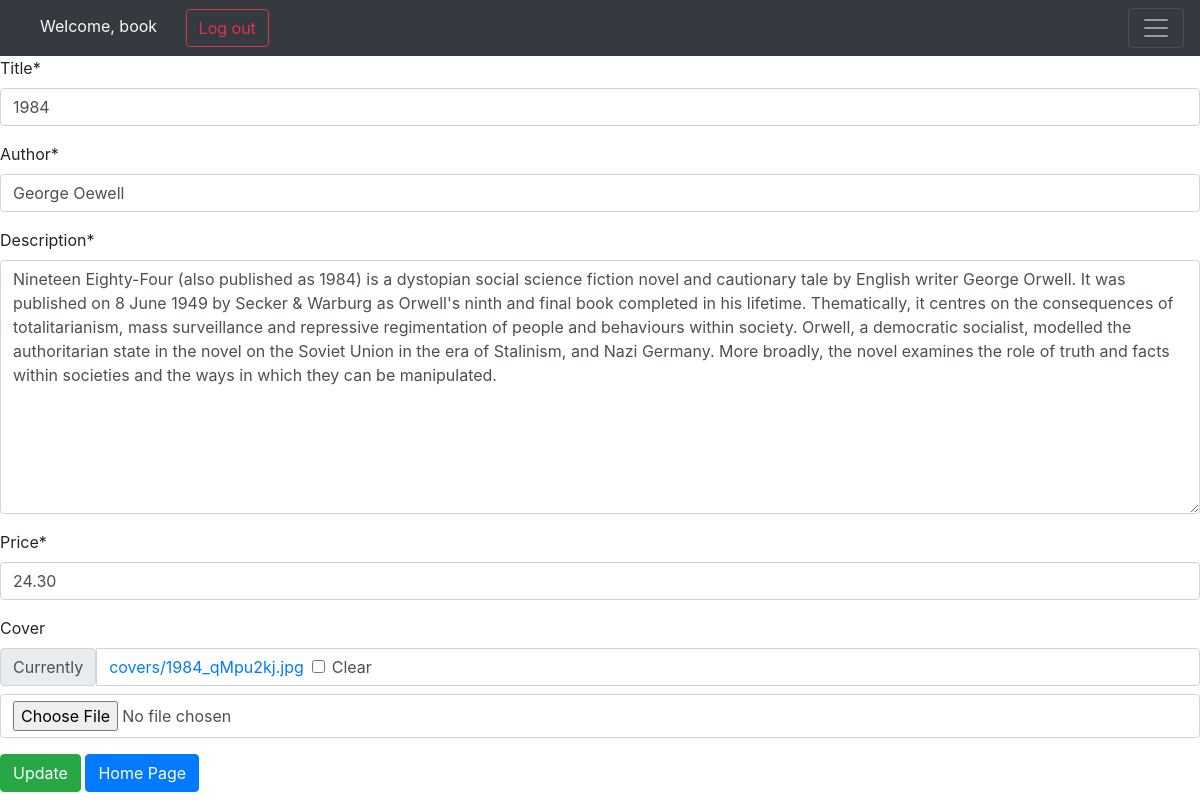
Page /books/1/update/ (signed in) on the committed database.
### accounts/models.py (models this page shows)
class CustomUser(AbstractUser):
    age = models.PositiveIntegerField(blank=True, null=True)

### books/models.py (models this page shows, shortened)
class Book(models.Model):
    user = models.ForeignKey(get_user_model(), default=1, on_delete=models.CASCADE)
    title = models.CharField(max_length=100)
    author = models.CharField(max_length=100)
    description = models.TextField()
    cover = models.ImageField(upload_to='covers/', blank=True)
    price = models.DecimalField(max_digits=5, decimal_places=2)

### books/views.py (the view)
# urls.py: path('<int:pk>/update/', views.BookUpdateView.as_view(), name='book_update'),
class BookUpdateView(LoginRequiredMixin, UserPassesTestMixin, generic.UpdateView):
    model = Book
    fields = ['title', 'author', 'description', 'price', 'cover']
    template_name = 'books/book_update.html'
    def test_func(self):
        obj = self.get_object()
        return obj.user == self.request.user

### books/templates/books/book_update.html (shortened to what this page needs)
{% extends '_base.html' %}
{% load crispy_forms_tags %}
{% block content %}
    <form action="" method="POST">
        {{form|crispy}}
        <button class="btn btn-success" type="submit">Update</button>
        <a class="btn btn-primary" href="{% url 'books_list' %}">Home Page</a>
    </form>
{% endblock content %}

### templates/_base.html (shortened to what this page needs)
<!DOCTYPE html>
<html lang="en">
<head>
    <link rel="stylesheet" href="https://cdn.jsdelivr.net/npm/bootstrap@4.0.0/dist/css/bootstrap.min.css">
</head>
<body>
    <nav class="navbar navbar-dark bg-dark" dir="ltr">
        <div>
            {% if user.is_authenticated %}
                <a class="text text-light mx-4">Welcome, {{user.username}}</a>
                <a class="btn btn-outline-danger" href="{% url 'logout' %}">Log out</a>
                {% else %}
                <a class="btn btn-outline-primary mx-2" href="{% url 'signup' %}">Sign Up</a>
                <a class="btn btn-outline-success" href="{% url 'login' %}">Log In</a>
            {% endif %}
        </div>
        <button class="navbar-toggler" type="button" data-toggle="collapse" data-target="#navbarNavDropdown" aria-controls="navbarNavDropdown" aria-expanded="false" aria-label="Toggle navigation">
            <span class="navbar-toggler-icon"></span>
        </button>
</nav>
      {% block content %}
      {% endblock content %}
</body>
</html>

### rows in the picture
CustomUser: username "book"
Book: title "1984", author "George Oewell", description "Nineteen Eighty-Four (also published as 1984) is a dystopian social science fiction novel and cautionary tale by English writer George Orwell. It was published on 8 June 1949 by Secker & Warburg as Orwell's ninth and final book completed in his lifetime. Thematically, it centres on the consequences of totalitarianism, mass surveillance and repressive regimentation of people and behaviours within society. Orwell, a democratic socialist, modelled the authoritarian state in the novel on the Soviet Union in the era of Stalinism, and Nazi Germany. More broadly, the novel examines the role of truth and facts within societies and the ways in which they can be manipulated.", price "24.30"
